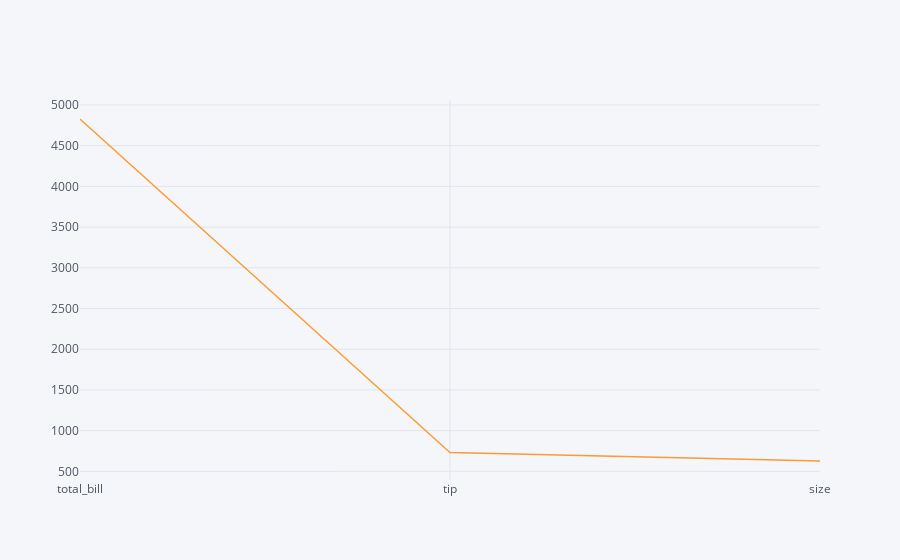

This figure's notebook cell:
### Code cell
tips_copy.sum().iplot()

### Figure 1 — Plotly figure (JSON) as saved in the notebook; plotly's stock layout.template omitted (floating-point values rounded to 4 significant figures)
{"data": [{"line": {"color": "rgba(255, 153, 51, 1.0)", "dash": "solid", "shape": "linear", "width": 1.3}, "mode": "lines", "name": "None", "text": "", "type": "scatter", "x": ["total_bill", "tip", "size"], "y": [4828.0, 731.6, 627]}], "layout": {"legend": {"bgcolor": "#F5F6F9", "font": {"color": "#4D5663"}}, "paper_bgcolor": "#F5F6F9", "plot_bgcolor": "#F5F6F9", "title": {"font": {"color": "#4D5663"}}, "xaxis": {"gridcolor": "#E1E5ED", "showgrid": true, "tickfont": {"color": "#4D5663"}, "title": {"font": {"color": "#4D5663"}, "text": ""}, "zerolinecolor": "#E1E5ED"}, "yaxis": {"gridcolor": "#E1E5ED", "showgrid": true, "tickfont": {"color": "#4D5663"}, "title": {"font": {"color": "#4D5663"}, "text": ""}, "zerolinecolor": "#E1E5ED"}}}
